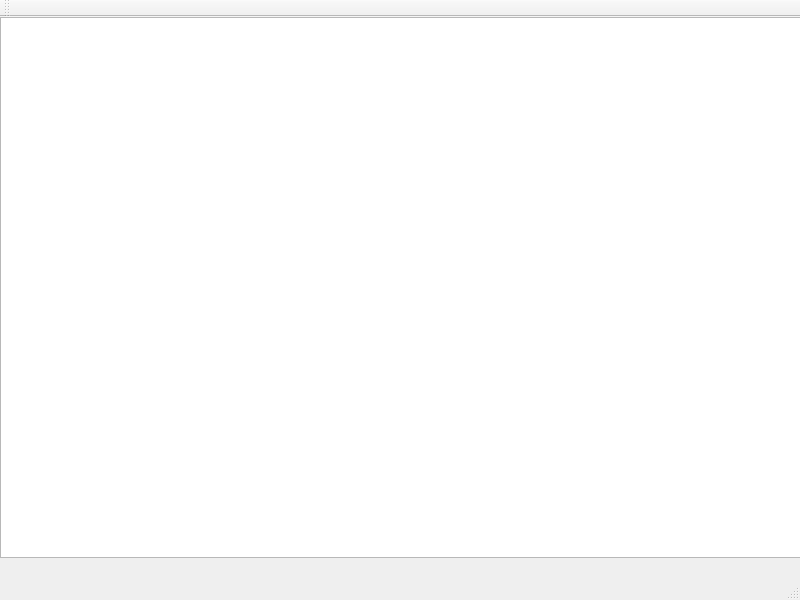
<?xml version="1.0" encoding="UTF-8"?>
<ui version="4.0">
 <class>MainWindow</class>
 <widget class="QMainWindow" name="MainWindow">
  <property name="geometry">
   <rect>
    <x>0</x>
    <y>0</y>
    <width>800</width>
    <height>600</height>
   </rect>
  </property>
  <property name="windowTitle">
   <string>MainWindow</string>
  </property>
  <widget class="QWidget" name="centralwidget">
   <widget class="QTextEdit" name="textEdit">
    <property name="geometry">
     <rect>
      <x>0</x>
      <y>0</y>
      <width>801</width>
      <height>541</height>
     </rect>
    </property>
   </widget>
  </widget>
  <widget class="QMenuBar" name="menubar">
   <property name="geometry">
    <rect>
     <x>0</x>
     <y>0</y>
     <width>800</width>
     <height>21</height>
    </rect>
   </property>
  </widget>
  <widget class="QStatusBar" name="statusbar"/>
  <widget class="QToolBar" name="toolBar">
   <property name="windowTitle">
    <string>toolBar</string>
   </property>
   <attribute name="toolBarArea">
    <enum>TopToolBarArea</enum>
   </attribute>
   <attribute name="toolBarBreak">
    <bool>false</bool>
   </attribute>
  </widget>
 </widget>
 <resources/>
 <connections/>
</ui>
